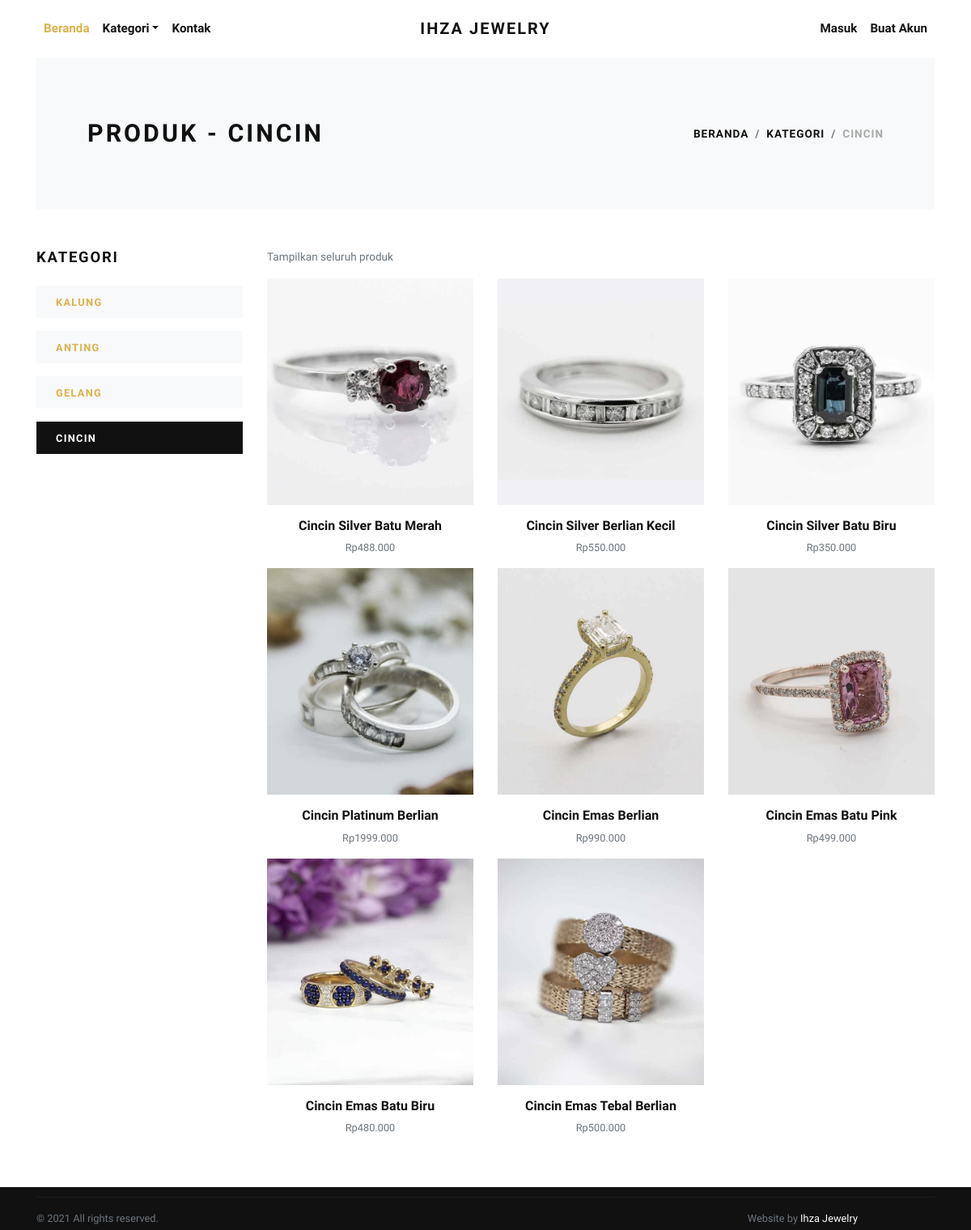
The page /rings/ on the database its author committed.
### store/models.py (models this page shows, shortened)
class Category(models.Model):
    title = models.CharField(max_length=50, verbose_name="Category Title")
    slug = models.SlugField(max_length=55, verbose_name="Category Slug")
    description = models.TextField(blank=True, verbose_name="Category Description")
    category_image = models.ImageField(upload_to='category', blank=True, null=True, verbose_name="Category Image")
    is_active = models.BooleanField(verbose_name="Is Active?")
    is_featured = models.BooleanField(verbose_name="Is Featured?")
    created_at = models.DateTimeField(auto_now_add=True, verbose_name="Created Date")
    updated_at = models.DateTimeField(auto_now=True, verbose_name="Updated Date")
    class Meta:
        verbose_name_plural = 'Categories'
        ordering = ('-created_at', )

class Product(models.Model):
    title = models.CharField(max_length=150, verbose_name="Product Title")
    slug = models.SlugField(max_length=160, verbose_name="Product Slug")
    sku = models.CharField(max_length=255, unique=True, verbose_name="Unique Product ID (SKU)")
    short_description = models.TextField(verbose_name="Short Description")
    detail_description = models.TextField(blank=True, null=True, verbose_name="Detail Description")
    product_image = models.ImageField(upload_to='product', blank=True, null=True, verbose_name="Product Image")
    price = models.DecimalField(max_digits=8, decimal_places=3)
    category = models.ForeignKey(Category, verbose_name="Product Categoy", on_delete=models.CASCADE)
    is_active = models.BooleanField(verbose_name="Is Active?")
    is_featured = models.BooleanField(verbose_name="Is Featured?")
    created_at = models.DateTimeField(auto_now_add=True, verbose_name="Created Date")
    updated_at = models.DateTimeField(auto_now=True, verbose_name="Updated Date")
    class Meta:
        verbose_name_plural = 'Products'
        ordering = ('-created_at', )

### store/views.py (the view)
# urls.py: path('<slug:slug>/', views.category_products, name="category-products"),
def category_products(request, slug):
    category = get_object_or_404(Category, slug=slug)
    products = Product.objects.filter(is_active=True, category=category)
    categories = Category.objects.filter(is_active=True)
    context = {
        'category': category,
        'products': products,
        'categories': categories,
    }
    return render(request, 'store/category_products.html', context)

### store/context_preprocessors.py (called while the page is built)
def store_menu(request):
    categories = Category.objects.filter(is_active=True)
    context = {
        'categories_menu': categories,
    }
    return context

def cart_menu(request):
    if request.user.is_authenticated:
        cart_items= Cart.objects.filter(user=request.user)
        context = {
            'cart_items': cart_items,
        }
    else:
        context = {}
    return context

### templates/store/category_products.html (shortened to what this page needs)
{% extends 'base.html' %}
{% load static %}
    {% block content %}
      <div class="container">
        <section class="py-5 bg-light">
          <div class="container">
            <div class="row px-4 px-lg-5 py-lg-4 align-items-center">
              <div class="col-lg-6">
                <h1 class="h2 text-uppercase mb-0">Produk - {{category.title}}</h1>
              </div>
              <div class="col-lg-6 text-lg-right">
                <nav aria-label="breadcrumb">
                  <ol class="breadcrumb justify-content-lg-end mb-0 px-0">
                    <li class="breadcrumb-item"><a href="{% url 'store:home' %}">Beranda</a></li>
                    <li class="breadcrumb-item"><a href="{% url 'store:all-categories' %}">Kategori</a></li>
                    <li class="breadcrumb-item active" aria-current="page">{{category.title}}</li>
                  </ol>
                </nav>
              </div>
            </div>
          </div>
        </section>
        <section class="py-5">
          <div class="container p-0">
            <div class="row">
              <div class="col-lg-3 order-2 order-lg-1">
                <h5 class="text-uppercase mb-4">Kategori</h5>
                {% if categories %}
                  {% for cat in categories %}
                    <a href="{% url 'store:category-products' cat.slug %}">
                      <div class="py-2 px-4 {% if category == cat %}bg-dark text-white {% else %}bg-light{% endif %} mb-3">
                        <strong class="small text-uppercase font-weight-bold">{{cat.title}}</strong>
                      </div>
                    </a>
                  {% endfor %}
                {% endif %}
              </div>
              <div class="col-lg-9 order-1 order-lg-2 mb-5 mb-lg-0">
                <div class="row mb-3 align-items-center">
                  <div class="col-lg-6 mb-2 mb-lg-0">
                    <p class="text-small text-muted mb-0">Tampilkan seluruh produk</p>
                  </div>
                </div>
                <div class="row">
                  {% if products %}
                    {% for product in products %}
                      <div class="col-lg-4 col-sm-6">
                        <div class="product text-center">
                          <div class="mb-3 position-relative">
                            <a class="d-block" href="{% url 'store:product-detail' product.slug %}">
                              {% if product.product_image %}
                                <img class="img-fluid w-100" src="{{product.product_image.url}}" alt="{{product.title}}">
                              {% else %}
                                <img class="img-fluid w-100" src="{% static 'img/product-1.jpg' %}" alt="{{product.title}}">
                              {% endif %}
                            </a>
                          </div>
                          <h6> <a class="reset-anchor" href="{% url 'store:product-detail' product.slug %}">{{product.title}}</a></h6>
                          <p class="small text-muted">Rp{{product.price}}</p>
                        </div>
                      </div>
                    {% endfor %}
                  {% endif %}
                </div>
              </div>
            </div>
          </div>
        </section>
      </div>
      {% endblock content %}

### templates/base.html (shortened to what this page needs)
{% load static %}
<!DOCTYPE html>
<html>
  <head>
    <link rel="stylesheet" href="{% static 'vendor/bootstrap/css/bootstrap.min.css' %}">
    <link rel="stylesheet" href="{% static 'vendor/lightbox2/css/lightbox.min.css' %}">
    <link rel="stylesheet" href="{% static 'vendor/nouislider/nouislider.min.css' %}">
    <link rel="stylesheet" href="{% static 'vendor/bootstrap-select/css/bootstrap-select.min.css' %}">
    <link rel="stylesheet" href="{% static 'vendor/owl.carousel2/assets/owl.carousel.min.css' %}">
    <link rel="stylesheet" href="{% static 'vendor/owl.carousel2/assets/owl.theme.default.css' %}">
    <link rel="stylesheet" href="{% static 'css/style.default.css' %}" id="theme-stylesheet">
    <link rel="stylesheet" href="{% static 'css/custom.css' %}">
  </head>
  <body>
    <div class="page-holder">
      {% include 'navbar.html' %}
      {% block content %}
      {% endblock content %}
      {% include 'footer.html' %}
      {% include 'scripts.html' %}

### templates/navbar.html (shortened to what this page needs)
{% load static %}
      <header class="header bg-white">
        <div class="container px-0 px-lg-3">
          <nav class="navbar navbar-expand-lg navbar-light py-3 px-lg-0"><a class="navbar-brand" href="{% url 'store:home' %}"><span class="font-weight-bold text-uppercase text-dark">Ihza Jewelry</span></a>
            <div class="collapse navbar-collapse" id="navbarSupportedContent">
              <ul class="navbar-nav mr-auto">
                <li class="nav-item">
                  <a class="nav-link active" href="{% url 'store:home' %}">Beranda</a>
                </li>
                <li class="nav-item dropdown"><a class="nav-link dropdown-toggle" id="pagesDropdown" href="#" data-toggle="dropdown" aria-haspopup="true" aria-expanded="false">Kategori</a>
                </li>
                <li class="nav-item">
                  <a class="nav-link" href="https://api.whatsapp.com/send?phone=6281291670488&text=Halo%2C%20saya%20ingin%20tanya%20informasi">Kontak</a>
                </li>
              </ul>
              <ul class="navbar-nav ml-auto">
                {% if request.user.is_authenticated %}
                  <li class="nav-item"><a class="nav-link" href="{% url 'store:cart' %}"> <i class="fas fa-dolly-flatbed mr-1 text-gray"></i>Keranjang<small class="text-gray">({{cart_items.count}})</small></a></li>
                  {% comment %} <li class="nav-item"><a class="nav-link" href="#"> <i class="fas fa-user-alt mr-1 text-gray"></i>Akun</a></li> {% endcomment %}
                  <li class="nav-item dropdown"><a class="nav-link dropdown-toggle" id="pagesDropdown" href="#" data-toggle="dropdown" aria-haspopup="true" aria-expanded="false"><i class="fas fa-user-alt mr-1 text-gray"></i>Akun</a></a>
                  <div class="dropdown-menu mt-3" aria-labelledby="pagesDropdown">
                      <a class="dropdown-item border-0 transition-link" href="{% url 'store:profile' %}">Profil</a>
                      <a class="dropdown-item border-0 transition-link" href="{% url 'store:cart' %}">Keranjang</a>
                      <a class="dropdown-item border-0 transition-link" href="{% url 'store:orders' %}">Pesanan</a>
                    <hr>
                    <a class="dropdown-item border-0 transition-link" href="{% url 'store:logout' %}">Keluar</a>
                </li>
                {% else %}
                  <li class="nav-item"><a class="nav-link" href="{% url 'store:login' %}">Masuk</a></li>
                  <li class="nav-item"><a class="nav-link" href="{% url 'store:register' %}">Buat Akun</a></li>
                {% endif %}
              </ul>
            </div>
          </nav>
        </div>
      </header>

### templates/footer.html
<footer class="bg-dark text-white">
        <div class="container py-1">
          <div class="row py-1">
          </div>
          <div class="border-top pt-3" style="border-color: #1d1d1d !important">
            <div class="row">
              <div class="col-lg-5">
                <p class="small text-muted mb-0">&copy; 2021 All rights reserved.</p>
              </div>
              <div class="col-lg-6 text-lg-right">
                <p class="small text-muted mb-0">Website by <a class="text-white reset-anchor" href="https://www.youtube.com/vijaythapa" target="_blank">Ihza Jewelry</a></p>
              </div>
            </div>
          </div>
        </div>
      </footer>

### templates/scripts.html (shortened to what this page needs)
{% load static %}
      <link rel="stylesheet" href="https://use.fontawesome.com/releases/v5.7.1/css/all.css">
    </div>
  </body>
</html>

### jewelryshop/static/css/style.default.css (style rules this page uses)
.text-small { font-size: 0.85rem !important; }
strong { font-weight: 700; }
.navbar { position: relative; }
@media (min-width: 992px) { .navbar-brand { position: absolute; top: 50%; left: 50%; -webkit-transform: translate(-50%, -50%); transform: translate(-50%, -50%); } }
.product img { -webkit-filter: grayscale(40%); filter: grayscale(40%); transition: all 0.3s; }
.text-uppercase { text-transform: uppercase; letter-spacing: 0.1em; }
.reset-anchor { color: inherit; transition: all 0.3s; }
.navbar { padding: 0.5rem 1rem; }
.navbar-brand { display: inline-block; padding-top: 0.3125rem; padding-bottom: 0.3125rem; margin-right: 1rem; font-size: 1.25rem; }
.navbar-light .navbar-brand { color: #dcb14a; }
.navbar-light .navbar-nav .nav-link { color: rgba(17, 17, 17, 0.99); font-weight: 800; font-size: 0.95rem; transition: all 0.3s; }
.navbar-light .navbar-nav .show > .nav-link, .navbar-light .navbar-nav .active > .nav-link, .navbar-light .navbar-nav .nav-link.show, .navbar-light .navbar-nav .nav-link.active { color: #dcb14a; }
body { font-family: "Libre Franklin", sans-serif; font-size: 1rem; font-weight: 400; line-height: 1.5; color: #111111; background-color: #fff; }
a { color: #dcb14a; text-decoration: none; }
h1, h2, h3, h4, h5, h6, .h1, .h2, .h3, .h4, .h5, .h6 { margin-bottom: 0.5rem; font-family: inherit; font-weight: 900; line-height: 1.2; color: inherit; }
h1, .h1 { font-size: 2.2rem; }
h2, .h2 { font-size: 1.9rem; }
h5, .h5 { font-size: 1.15rem; }
h6, .h6 { font-size: 1rem; }
small, .small { font-size: 80%; font-weight: 400; }
.bg-light { background-color: #f8f9fa !important; }
.bg-dark { background-color: #111111 !important; }
.text-dark { color: #111111 !important; }
.nav-link { padding: 0.5rem 1rem; }
.breadcrumb { background: #f8f9fa; }
.breadcrumb-item { font-size: 0.85rem; text-transform: uppercase; letter-spacing: 0.07em; font-weight: 900; color: #111111; }
.breadcrumb-item a { color: inherit; transition: all 0.3s; }
.breadcrumb-item.active { color: #aaa; }

### rows shown on the page
Category: title "CINCIN"
Category: title "KALUNG"
Category: title "ANTING"
Category: title "GELANG"
Product: product_image (picture), title "Cincin Silver Batu Merah", price "488.000"
Product: product_image (picture), title "Cincin Silver Berlian Kecil", price "550.000"
Product: product_image (picture), title "Cincin Silver Batu Biru", price "350.000"
Product: product_image (picture), title "Cincin Platinum Berlian", price "1999.000"
Product: product_image (picture), title "Cincin Emas Berlian", price "990.000"
Product: product_image (picture), title "Cincin Emas Batu Pink", price "499.000"
Product: product_image (picture), title "Cincin Emas Batu Biru", price "480.000"
Product: product_image (picture), title "Cincin Emas Tebal Berlian", price "500.000"
